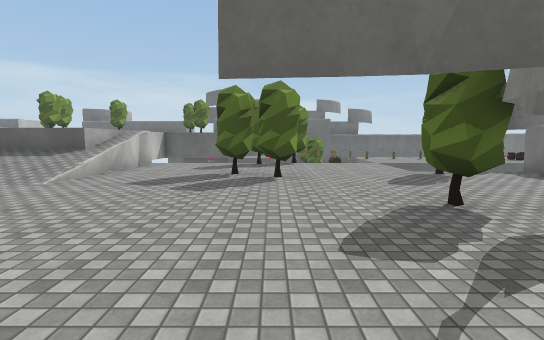
[1] (above)

18 first-person views from a walk through a scene from a Unity 3-D project. The camera is 1.5 m above the floor, tilts 6° down and sees 85° across. The floor is counted in squares, 2 m on a side. Each view is taken from the middle of a square. On the plan, view 1 faces up. The plan holds only what a view shows up to about 10 squares ahead; the rest is blank. The place goes on beyond the plan. Some surface patterns are stand-ins.

[2]
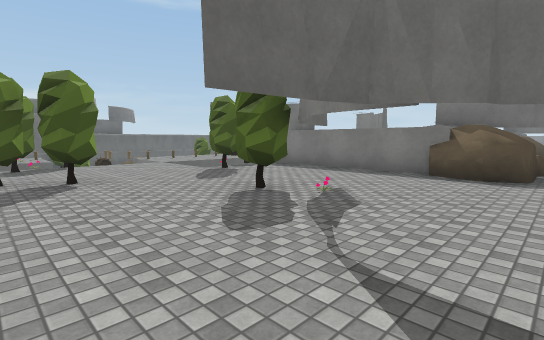

[3]
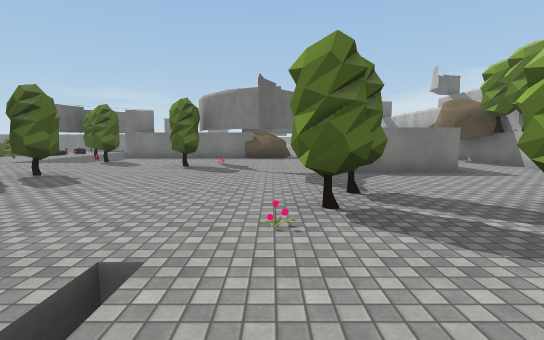

[4]
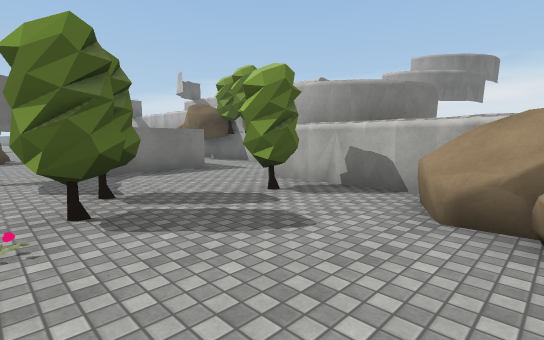

[5]
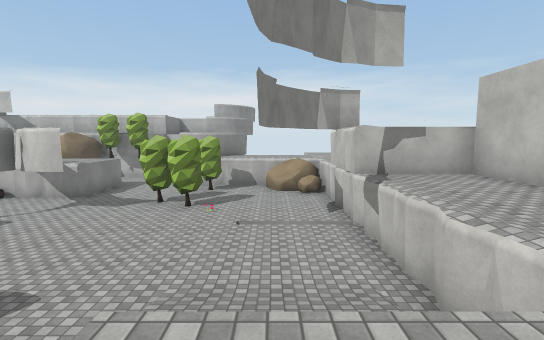

[6]
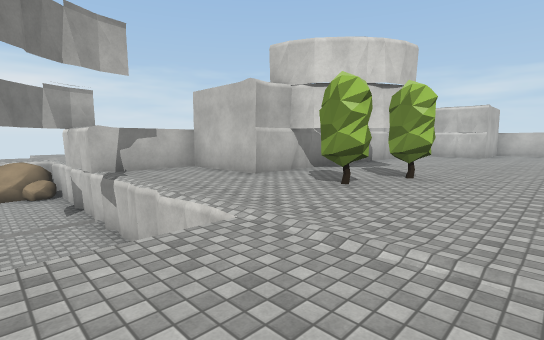

[7]
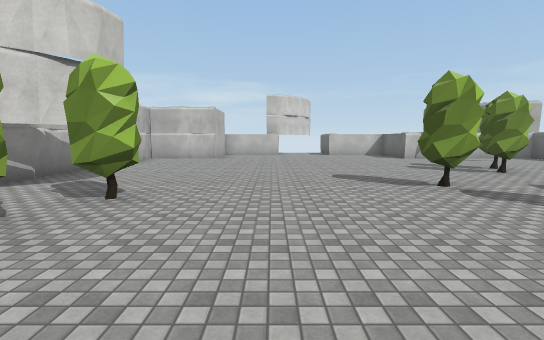

[8]
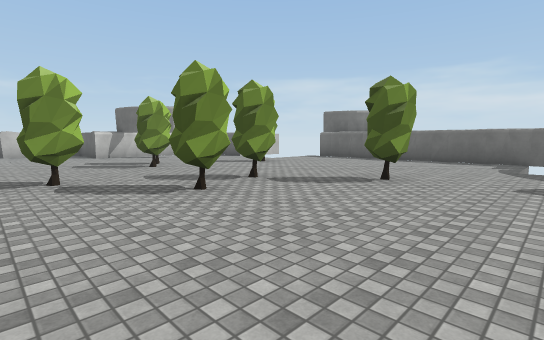

[9]
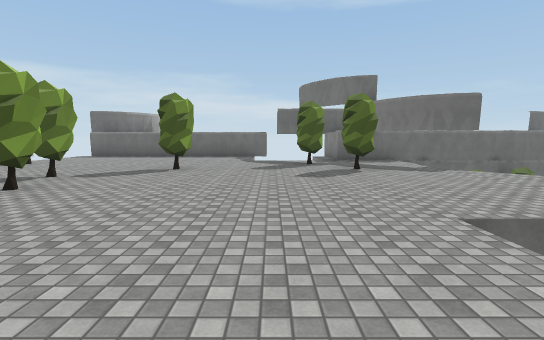

[10]
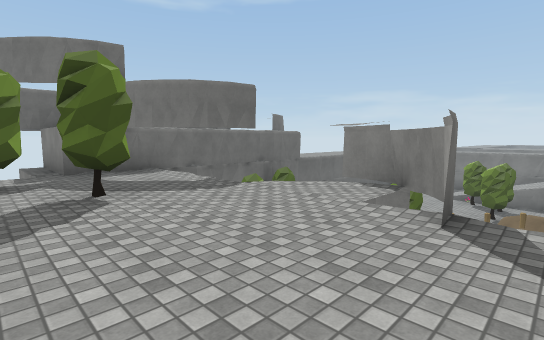

[11]
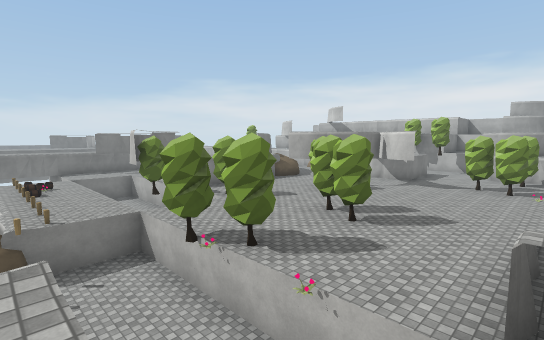

[12]
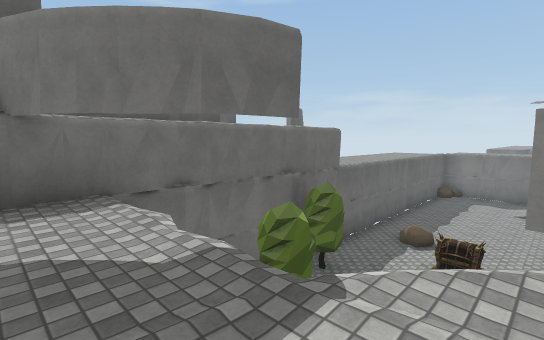

[13]
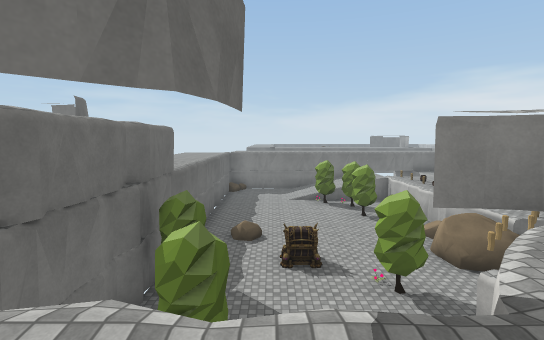

[14]
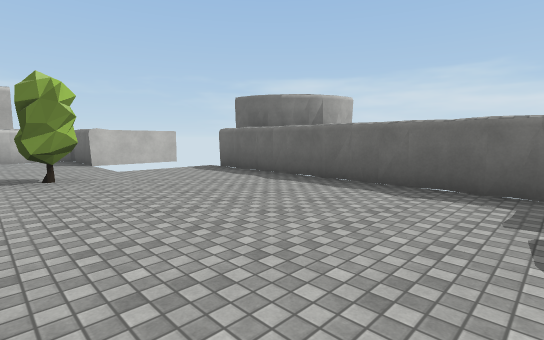

[15]
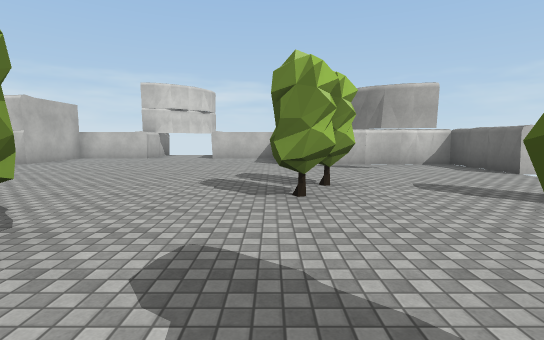

[16]
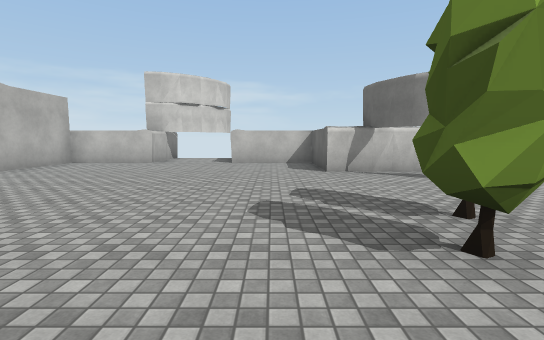

[17]
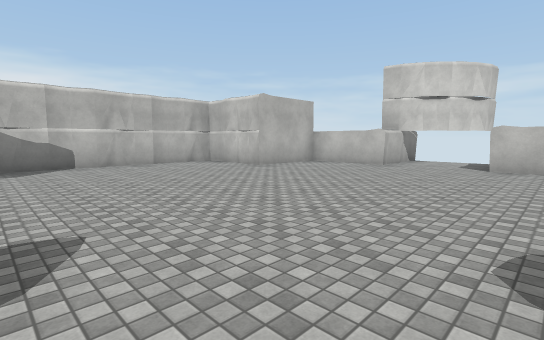

[18]
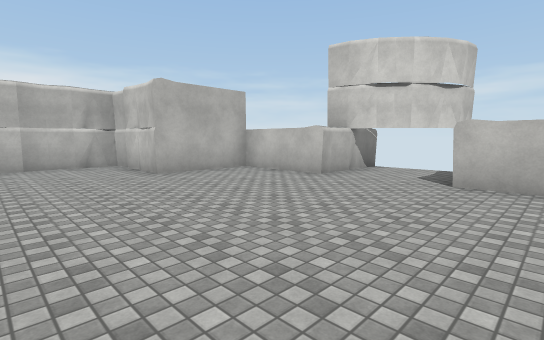

### Floor plan
Key: @ floor where view 1 was taken; # wall or solid block; x gap in a wall; . main floor; - floor 2 m lower than the main floor; / step, stairs or slope; v drop or lower ground; T tree; F flower; C chest; O other object.
Columns run from 24 left of view 1 to 7 right of it. Each row starts with its distance up from view 1.
 22           ###########
 21           ........  #
 20      #### ........  ######## ..
 19      #...............#.##vxvvvvv
 18      #.....T.......T... TvTvvvvv
 17      #.................  vvvvvvv
 16      #. ........T...T..v  vvCvvv
 15   #### ..T....T.........xvvOvvvv
 14   #.......T.............#vTv vvT
 13   #...........T.......##v vOOv T
 12   #.........T..........  v OvOvv
 11   ..................v   vvvvOOOO
 10    .................   vvTvvvvvv
  9 ###..................-F-TT--vvvv
  8   #................./---O--- #T
  7   #..........T....../-------T #
  6   ####.......#.T..///--TT---T-#
  5      #........ ..#///---------#
  4      ##########...------------#
  3               #...--------T---#
  2               #..#  -----  O--##
  1               ####---F---  ---O
  0                  #---TT-@- ----O
 -1                  #-------###
 -2                  #OO-T---#
 -3                  #O#-----#
 -4                    ####----
 -5                         ---OO
 -6                           ###

Where each view was taken, in squares from view 1:
view 1: 0 up, 0 right, facing up
view 2: 0 up, 1 left, facing up-right
view 3: 1 up, 6 left, facing right
view 4: 1 up, 6 left, facing down-right
view 5: 8 up, 5 left, facing down
view 6: 9 up, 5 left, facing down-left
view 7: 9 up, 7 left, facing left
view 8: 11 up, 6 left, facing up-left
view 9: 9 up, 6 left, facing up
view 10: 12 up, 5 left, facing up-right
view 11: 12 up, 4 left, facing down-right
view 12: 15 up, 3 left, facing up-right
view 13: 17 up, 3 left, facing right
view 14: 17 up, 7 left, facing up-left
view 15: 14 up, 10 left, facing left
view 16: 13 up, 12 left, facing left
view 17: 13 up, 13 left, facing down-left
view 18: 13 up, 16 left, facing down-left
